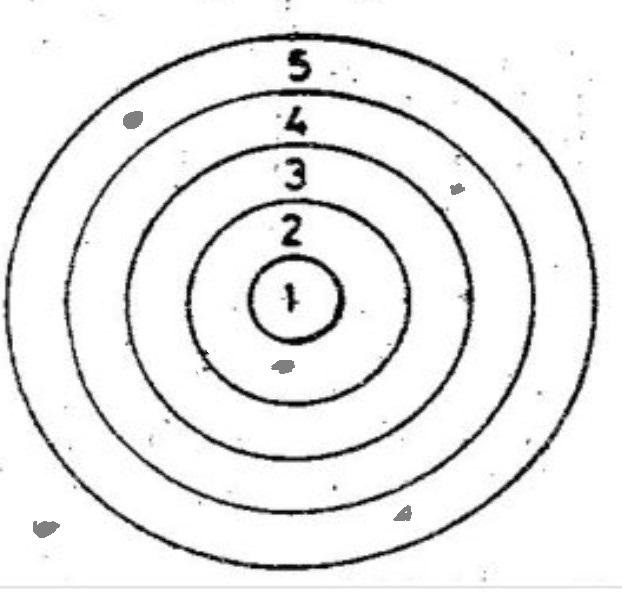
#> input picture dart/dart5.jpeg, 622 x 592 px
$ python tempCodeRunnerFile.py
#> lines starting #> are read from the running program, lines starting #| are printed output that depends on the picture; after the words box and inside, x2 and y2 are one past the last pixel; in counts of white or black regions, pixels touching at a corner belong together

import cv2
import numpy as np
import imutils
import math

# ======================================================
# 1) RESİM
# ======================================================
image = cv2.imread("dart5.jpeg")
#> image is the input picture: shape (592, 622, 3); min 0, max 255, mean 235.2
if image is None:
    raise Exception("Resim yüklenemedi")

output = image.copy()
gray = cv2.cvtColor(image, cv2.COLOR_BGR2GRAY)

# ======================================================
# 2) ELİPTİK HALKALAR (AYNI – DEĞİŞMEDİ)
# ======================================================
blur_rings = cv2.GaussianBlur(gray, (5,5), 0)

th_rings = cv2.adaptiveThreshold(
    blur_rings, 255,
    cv2.ADAPTIVE_THRESH_GAUSSIAN_C,
    cv2.THRESH_BINARY_INV,
    31, 5
)
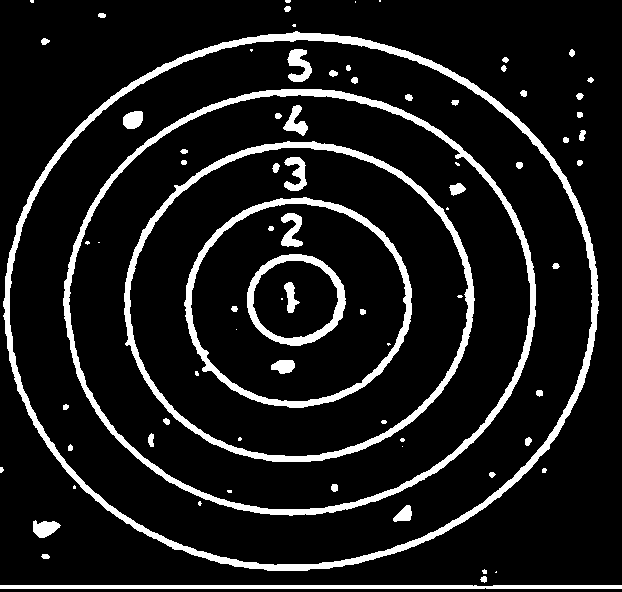
#> th_rings: shape (592, 622); 10.9% white; 79 white regions (24 under 20 px), largest, box (x1, y1, x2, y2) and area: (3, 31, 599, 571) 11288, (63, 89, 536, 516) 8522, (124, 141, 475, 462) 6590

kernel = cv2.getStructuringElement(cv2.MORPH_ELLIPSE, (3,3))
th_rings = cv2.morphologyEx(th_rings, cv2.MORPH_CLOSE, kernel)
#> th_rings: shape (592, 622); 10.9% white; 78 white regions (23 under 20 px), largest, box (x1, y1, x2, y2) and area: (3, 31, 599, 571) 11292, (63, 89, 536, 516) 8527, (124, 141, 475, 462) 6595

edges_rings = cv2.Canny(th_rings, 40, 120)
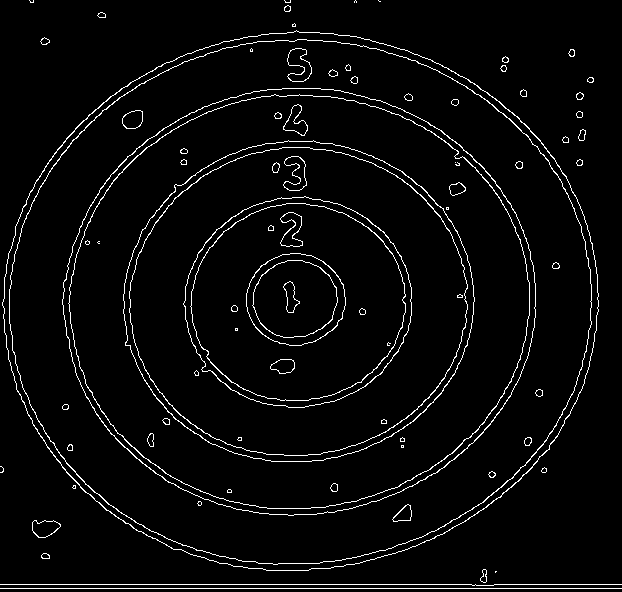
#> edges_rings: shape (592, 622); 3.8% white in thin lines or dots

cnts_rings, _ = cv2.findContours(
    edges_rings, cv2.RETR_TREE, cv2.CHAIN_APPROX_NONE
)
#> cnts_rings = 156 contours, 42 with area under 20; largest, box (x1, y1, x2, y2) and area: (2, 30, 599, 571) 250686, (2, 30, 599, 571) 250398, (9, 39, 592, 565) 239385, (9, 39, 592, 565) 239126, (62, 88, 536, 516) 157686

raw_ellipses = []

for c in cnts_rings:
    if len(c) < 80:
        continue
    area = cv2.contourArea(c)
    if area < 1000:
        continue
    peri = cv2.arcLength(c, True)
    if peri == 0:
        continue
    circularity = 4 * math.pi * area / (peri * peri)
    if circularity < 0.3:
        continue
    raw_ellipses.append(cv2.fitEllipse(c))
#> this loop made 156 passes
#> (area, peri, circularity) on passes 37 to 39: (250686, 1886.7, 0.885), (250398.5, 1884.9, 0.886), (239385, 1846.8, 0.882)
#> after the loop, raw_ellipses = 20 items

merged = []
used = [False]*len(raw_ellipses)
#> used = [False, False, False, False, False, False, False, False, False, False, False, False, False, False, False, False, False, False, False, False]

for i, e1 in enumerate(raw_ellipses):
    if used[i]:
        continue
    group = [e1]
    used[i] = True
    for j, e2 in enumerate(raw_ellipses):
        if used[j]:
            continue
        if abs(e1[0][0]-e2[0][0]) < 5 and abs(e1[0][1]-e2[0][1]) < 5 \
           and abs(e1[1][0]-e2[1][0]) < 15:
            group.append(e2)
            used[j] = True

    cx = int(np.mean([g[0][0] for g in group]))
    cy = int(np.mean([g[0][1] for g in group]))
    a  = int(np.mean([g[1][0] for g in group]))
    b  = int(np.mean([g[1][1] for g in group]))
    ang = int(np.mean([g[2] for g in group]))

    merged.append(((cx,cy),(a,b),ang))
#> this loop made 20 passes
#> e1 on passes 2, 3, 4, 6, 7, 8, 10, 11, 12, 14, 15, 16: ((299.6, 301.4), (536.4, 594.5), 85.76), ((299.3, 301.7), (523.3, 582.5), 85.83), ((299.3, 301.6), (523.1, 582.2), 85.82), ((298.8, 301.3), (425.7, 471.2), 86.11), ((298.4, 301.5), (413.3, 459.5), 86.35), ((298.4, 301.5), (413.1, 459.1), 86.32), ((297.9, 301.4), (320, 349.8), 84.89), ((297.7, 301.6), (307.4, 337.3), 84.43), ((297.7, 301.6), (307.2, 336.9), 84.4), ((297.4, 302.1), (209.2, 227.1), 83.51), ((297.5, 302), (196.7, 214), 84.39), ((297.4, 302), (196.5, 213.6), 84.48)
#> (cx, cy, a, b, ang) on passes 1, 5, 9, 13, 17: (299, 301, 529, 588, 85), (298, 301, 419, 465, 86), (297, 301, 313, 343, 84), (297, 302, 202, 220, 83), (294, 298, 84, 91, 84)
#> after the loop, merged = [((299, 301), (529, 588), 85), ((298, 301), (419, 465), 86), ((297, 301), (313, 343), 84), ((297, 302), (202, 220), 83), ((294, 298), (84, 91), 84)]; used = [True, True, True, True, True, True, True, True, True, True, True, True, True, True, True, True, True, True, True, True]

ellipses = sorted(merged, key=lambda e: e[1][0]*e[1][1])
#> ellipses = [((294, 298), (84, 91), 84), ((297, 302), (202, 220), 83), ((297, 301), (313, 343), 84), ((298, 301), (419, 465), 86), ((299, 301), (529, 588), 85)]

# ======================================================
# 3) GRİ BOYALI ALANLAR (ARTIK LEKE DEĞİL)
# ======================================================
blur_pts = cv2.GaussianBlur(gray, (7,7), 0)

th_pts = cv2.adaptiveThreshold(
    blur_pts, 255,
    cv2.ADAPTIVE_THRESH_GAUSSIAN_C,
    cv2.THRESH_BINARY_INV,
    31, 7
)
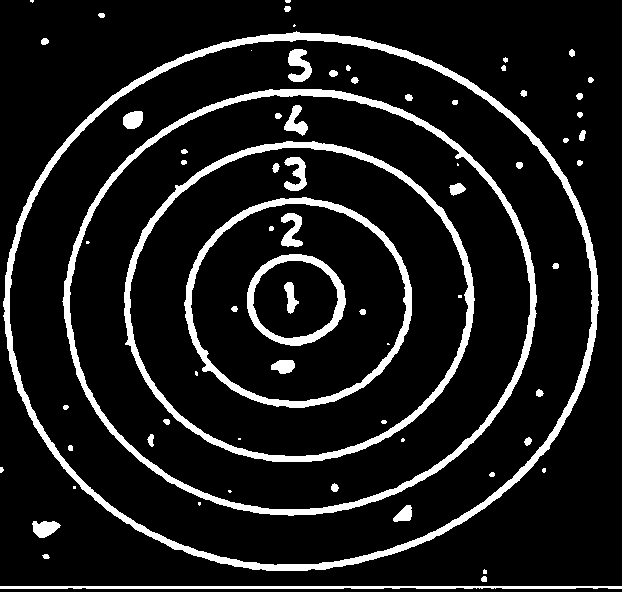
#> th_pts: shape (592, 622); 10.9% white; 71 white regions (17 under 20 px), largest, box (x1, y1, x2, y2) and area: (3, 31, 599, 571) 11657, (62, 89, 537, 516) 8871, (124, 141, 475, 462) 6795

kernel_big = cv2.getStructuringElement(cv2.MORPH_ELLIPSE, (5,5))
#> kernel_big = [[0, 0, 1, 0, 0], [1, 1, 1, 1, 1], [1, 1, 1, 1, 1], [1, 1, 1, 1, 1], [0, 0, 1, 0, 0]]
th_pts = cv2.morphologyEx(th_pts, cv2.MORPH_CLOSE, kernel_big)
#> th_pts: shape (592, 622); 11% white; 65 white regions (12 under 20 px), largest, box (x1, y1, x2, y2) and area: (3, 31, 599, 571) 11690, (62, 89, 537, 516) 8900, (124, 141, 475, 462) 6825
th_pts = cv2.morphologyEx(th_pts, cv2.MORPH_OPEN, kernel_big)
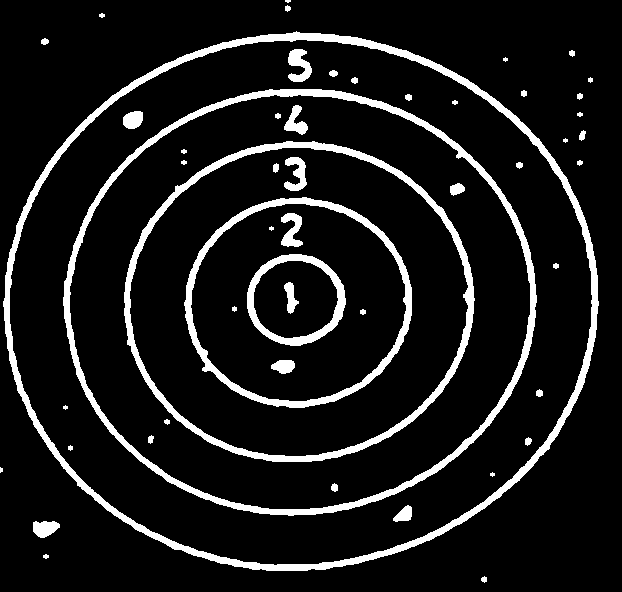
#> th_pts: shape (592, 622); 10.3% white; 52 white regions (7 under 20 px)

cnts_pts, _ = cv2.findContours(
    th_pts, cv2.RETR_EXTERNAL, cv2.CHAIN_APPROX_SIMPLE
)
#> cnts_pts = 18 contours, 9 with area under 20; largest, box (x1, y1, x2, y2) and area: (3, 31, 599, 571) 249932, (33, 521, 60, 538) 304, (579, 130, 586, 141) 39, (41, 38, 49, 45) 32, (521, 90, 527, 97) 24

# ======================================================
# 4) ELİPTİK MESAFE
# ======================================================
def elliptic_distance(x, y, ellipse):
    (cx, cy), (W, H), angle = ellipse
    a = W / 2
    b = H / 2

    theta = np.deg2rad(angle)
    cos_t, sin_t = np.cos(theta), np.sin(theta)

    dx = x - cx
    dy = y - cy

    xr =  dx*cos_t + dy*sin_t
    yr = -dx*sin_t + dy*cos_t

    return math.sqrt((xr/a)**2 + (yr/b)**2)

# ======================================================
# 5) PUANLAMA (BOYALI ALAN = TEK ATIS)
# ======================================================
total_score = 0
ring_count = len(ellipses)
#> ring_count = 5

for c in cnts_pts:
    area = cv2.contourArea(c)

    # 🔴 LEKE FİLTRESİ (KRİTİK)
    if area < 200:        # <-- en önemli satır
        continue

    M = cv2.moments(c)
    if M["m00"] == 0:
        continue

    cx = int(M["m10"] / M["m00"])
    cy = int(M["m01"] / M["m00"])

    score = 0
    for i, e in enumerate(ellipses):
        if elliptic_distance(cx, cy, e) <= 1.0:
            score = ring_count - i
            break

    total_score += score

    cv2.drawContours(output, [c], -1, (0,0,255), 2)
    cv2.putText(output, str(score), (cx+5, cy-5),
                cv2.FONT_HERSHEY_SIMPLEX, 0.6, (0,0,255), 2)
#> this loop made 18 passes
#> area on passes 1, 7, 9, 10, 13, 14, 17: 21, 39, 22.5, 24, 22.5, 31.5, 21
#> area on passes 3, 15: 304, 249931.5
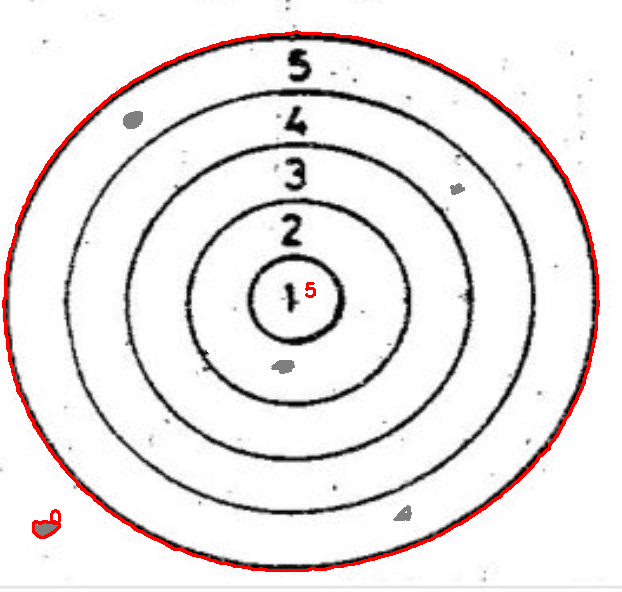
#> output: shape (592, 622, 3); 1.79% of pixels changed, all inside (x1, y1, x2, y2) = (2, 30, 600, 572)
#> after the loop, total_score = 5

# ======================================================
# 6) ÇİZİM
# ======================================================
for e in ellipses:
    cv2.ellipse(output, e, (255,0,0), 2)
#> this loop made 5 passes
#> e on passes 1 to 5: ((294, 298), (84, 91), 84), ((297, 302), (202, 220), 83), ((297, 301), (313, 343), 84), ((298, 301), (419, 465), 86), ((299, 301), (529, 588), 85)
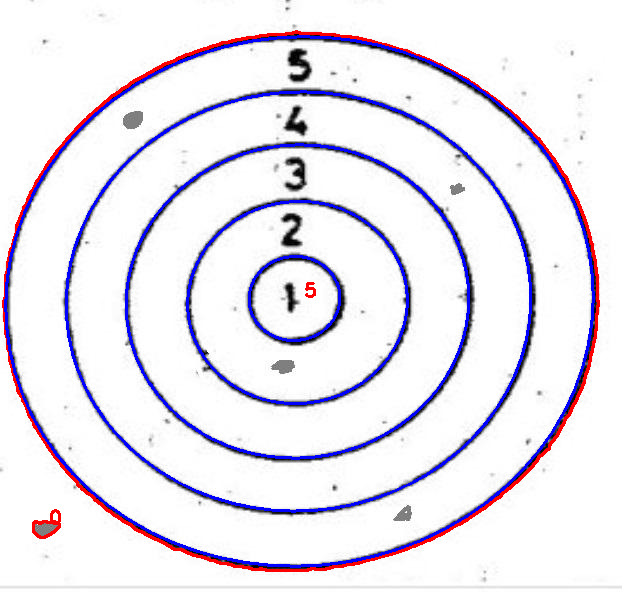
#> output: shape (592, 622, 3); 4.12% of pixels changed, all inside (x1, y1, x2, y2) = (4, 35, 595, 568)

cv2.putText(output, f"Toplam: {total_score}",
            (10,30), cv2.FONT_HERSHEY_SIMPLEX, 1, (0,0,255), 2)
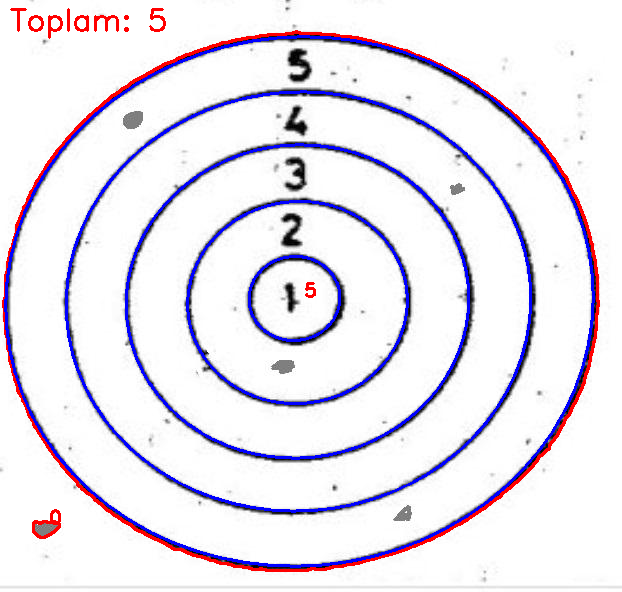
#> output: shape (592, 622, 3); 0.27% of pixels changed, all inside (x1, y1, x2, y2) = (10, 8, 166, 39)

print("Toplam Puan:", total_score)
#| Toplam Puan: 5

cv2.imshow("Eliptik Dart – Boyalı Alan Bazlı Puanlama", output)
cv2.waitKey(0)
cv2.destroyAllWindows()
